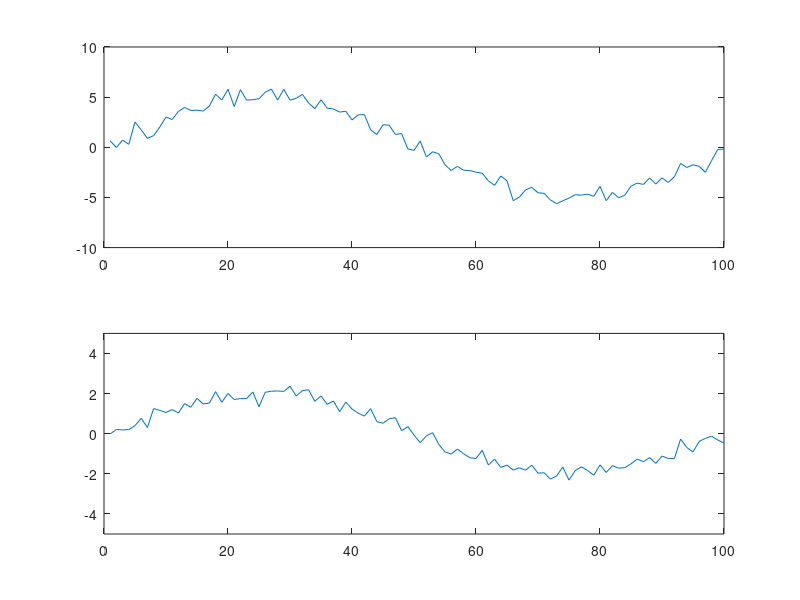

This chart was generated by the following MATLAB code:
clc,clear all,close all;


for i=1:100;
n_frames = i;
%IA_ROW_COUNT = 16;
%IA_COL_COUNT = 40;
MAX_DISP = [2 5];
variationCoeff = 0.1; 
MAX_VAR_COEFF = MAX_DISP * variationCoeff;


t  = linspace(0,1,n_frames);
X_data = (sin(2*pi * t)) * MAX_DISP(2) + (randn(size(t)) * MAX_VAR_COEFF(2)) ;% Generate Sine Wave
subplot(211);
title('X');
plot(X_data);
axis([0 100 -10 10]);

Y_data = (sin(2*pi * t)) * MAX_DISP(1) + (randn(size(t)) * MAX_VAR_COEFF(1)) ;% Generate Sine Wave
subplot(212);
title('Y');
plot(Y_data);

axis([0 100 -5 5]);
drawnow;
pause(0.1);
end